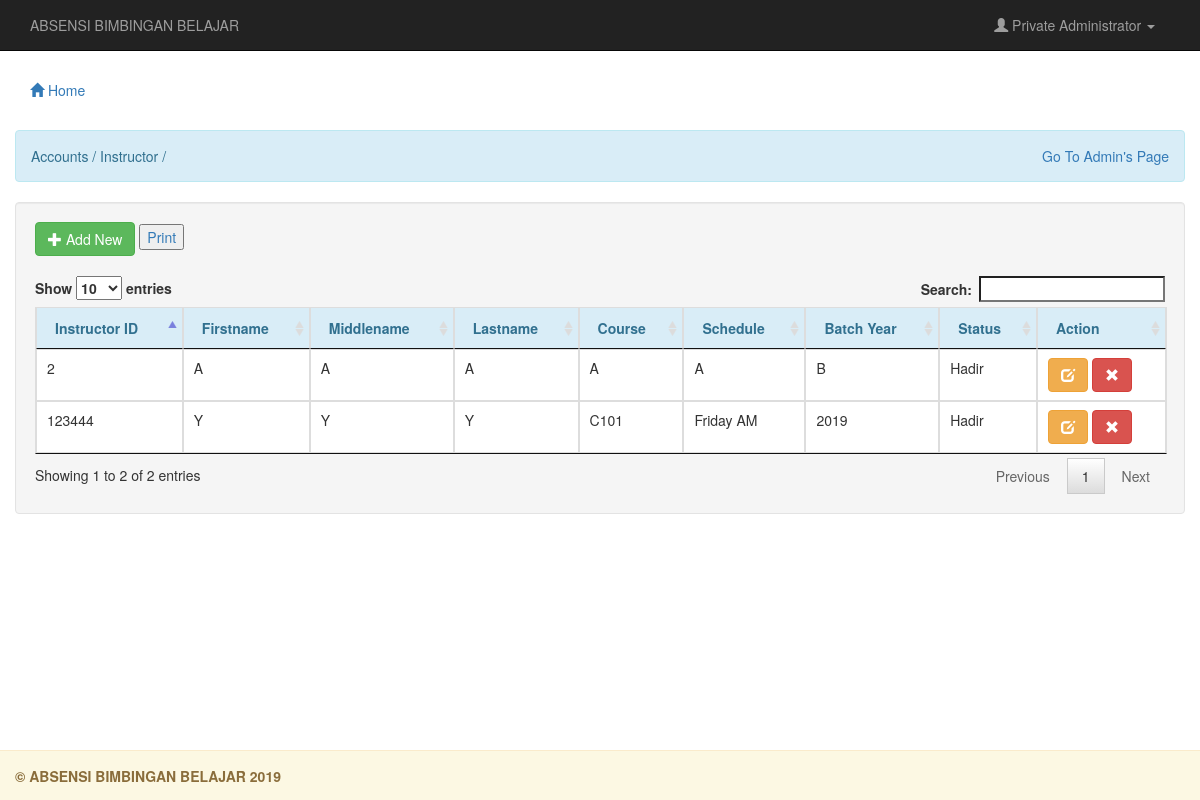
/admin/instructor.php (signed in), run on the app's committed database.
### tables this page shows
CREATE TABLE `instructor` (
  `instructor_id` int(11) NOT NULL,
  `instructor_no` varchar(20) NOT NULL,
  `firstname` varchar(30) NOT NULL,
  `middlename` varchar(30) NOT NULL,
  `lastname` varchar(30) NOT NULL,
  `course` varchar(10) NOT NULL,
  `schedule` varchar(200) NOT NULL,
  `section` varchar(8) NOT NULL,
  `status` varchar(50) NOT NULL
);

### admin/account.php (called while the page is built)
<?php
	require_once 'connect.php';
	$q_adminname = $conn->query("SELECT * FROM `admin` WHERE `admin_id` = '$_SESSION[admin_id]'") or die(mysqli_error());
	$f_adminname = $q_adminname->fetch_array();
	$admin_name = $f_adminname['firstname']." ".$f_adminname['lastname'];
?>

### admin/instructor.php (the view, shortened to what this page needs)
<!DOCTYPE html>
<?php
	require_once 'account.php';
?>
<html lang = "eng">
	<head>
		<link rel = "stylesheet" href = "css/bootstrap.css" />
		<link rel = "stylesheet" href = "css/jquery.dataTables.css" />
	</head>
	<body>
		<nav class = "navbar navbar-inverse navbar-fixed-top">
			<div class = "container-fluid">
				<div class = "navbar-header">
					<p class = "navbar-text pull-right">ABSENSI BIMBINGAN BELAJAR</p>
				</div>
				<ul class = "nav navbar-nav navbar-right">
					<li class = "dropdown">
						<a href = "#" class = "dropdown-toggle" data-toggle = "dropdown"><i class = "glyphicon glyphicon-user"></i>
						<?php echo htmlentities($admin_name)?> <b class = "caret"></b></a>
					</li>
				</ul>
			</div>
		</nav>
		<div class = "container-fluid" style = "margin-top:70px;">
			<ul class = "nav nav-pills">
				<li><a href = "home.php"><span class = "glyphicon glyphicon-home"></span> Home</a></li>
			</ul>
			<br />
			<div class = "alert alert-info">Accounts / Instructor / <a href="admin.php"style="float:right;">Go To Admin's Page</a></div>
			<div class = "well col-lg-12">
				<button class = "btn btn-success" type = "button" href = "#" data-toggle = "modal" data-target =
				"#add_instructor"><span class = "glyphicon glyphicon-plus"></span> Add New </button>
				<a href="javascript:print()">
					<button>Print</button></a>
				<br />
				<br />
	<div class="content" id="content" >
				<table id = "table" class = "table table-bordered">
					<thead class = "alert-info">
					<tr>
							<th>Instructor ID</th>
							<th>Firstname</th>
							<th>Middlename</th>
							<th>Lastname</th>
							<th>Course</th>
							<th>Schedule</th>
							<th>Batch Year</th>
							<th>Status</th>
							<th>Action</th>
						</tr>
					</thead>
					<tbody>
						<?php
							$q_instructor = $conn->query("SELECT * FROM `instructor`") or die(mysqli_error());
							while($f_instructor = $q_instructor->fetch_array()){
						?>
						<tr  style=" text-transform:capitalize;">
							<td><?php echo $f_instructor['instructor_no']?></td>
							<td><?php echo $f_instructor['firstname']?></td>
							<td><?php echo $f_instructor['middlename']?></td>
							<td><?php echo $f_instructor['lastname']?></td>
							<td><?php echo $f_instructor['course']?></td>
							<td><?php echo $f_instructor['schedule']?></td>
							<td><?php echo $f_instructor['section']?></td>
							<td><?php echo $f_instructor['status']?></td>
							<td><a class = "btn btn-warning  einstructor_id" name = "<?php echo $f_instructor['instructor_id']?>"
							href = "#" data-toggle = "modal" data-target = "#edit_instructor">
							<span class = "glyphicon glyphicon-edit"></span></a>
							<a class = "btn btn-danger rinstructor_id" onclick="return confirm('Are You Sure?')"
							href = "instructor.php?ids=<?php echo $f_instructor['instructor_id']?>">
							<span class = "glyphicon glyphicon-remove">
							</span></a>
							<?php
							}
									?>
						</td>
						</tr>
					</tbody>
				</table>
				</div>
			</div>
			<br />
			<br />
			<br />
		</div>
		<div class = "navbar navbar-fixed-bottom alert-warning">
			<div class = "container-fluid"style="margin-top:15px;">
				<label class = "pull-left">&copy; ABSENSI BIMBINGAN BELAJAR <?php echo date("Y");?></label>
			</div>
		</div>
	</body>

### data on the page
instructor: instructor_no "2", firstname "A", middlename "A", lastname "A", course "A", schedule "A", section "B", status "Hadir"
instructor: instructor_no "123444", firstname "Y", middlename "Y", lastname "Y", course "C101", schedule "Friday AM", section "2019", status "Hadir"

### other printed values
$admin_name "Private Administrator"
